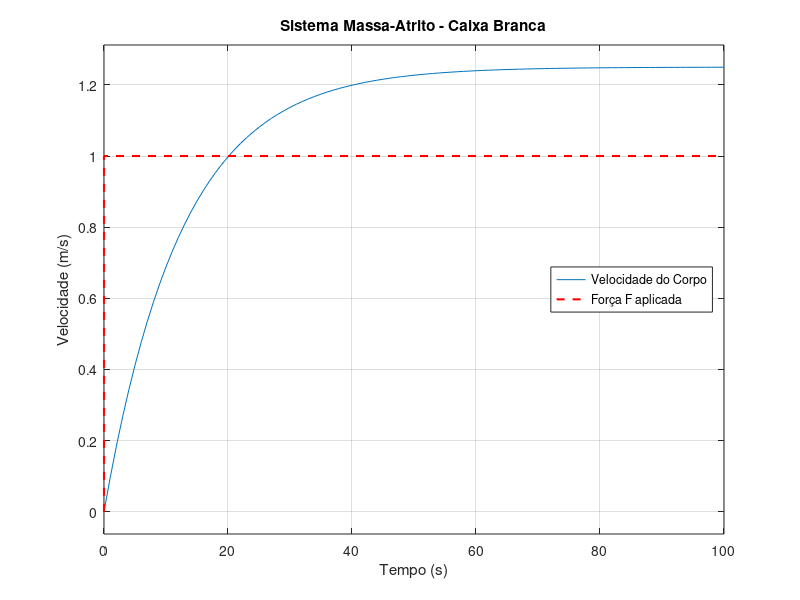
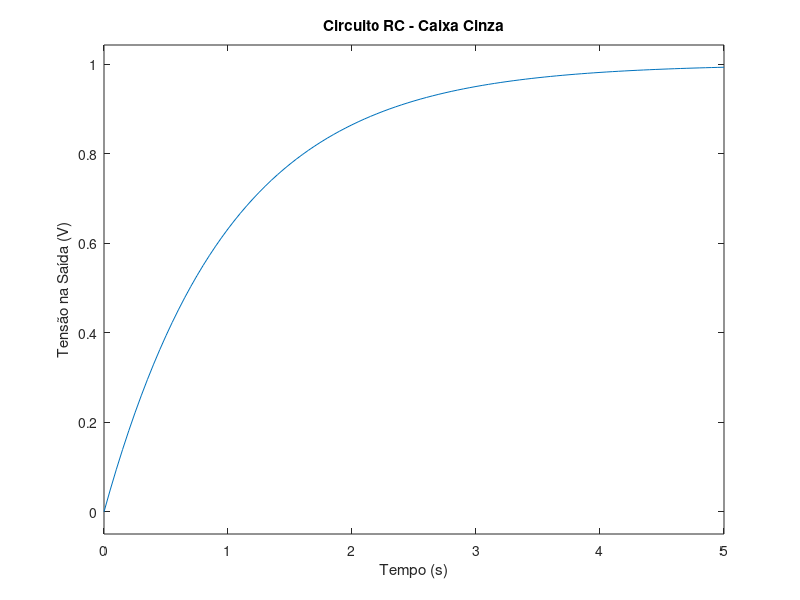
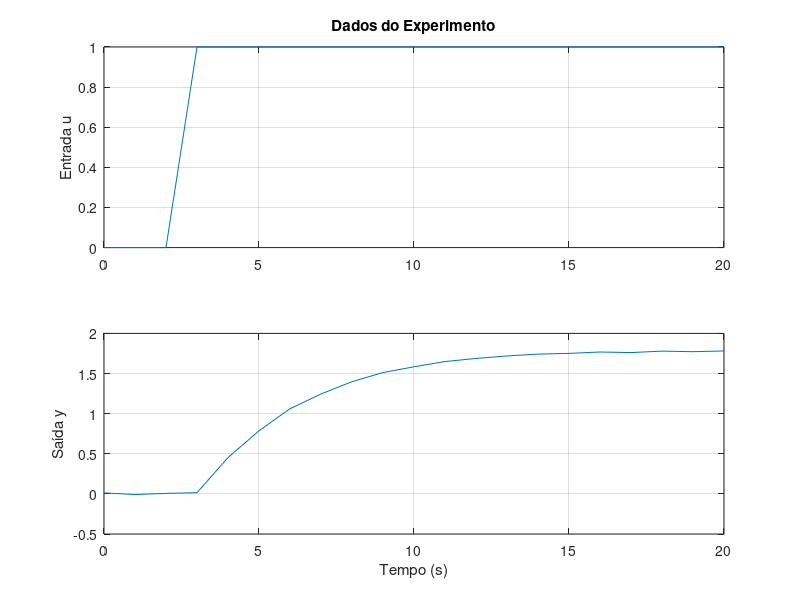

The MATLAB source for these figures, in order: (Note: this script raises an error after producing the figures.)
% Este é um arquivo apenas para treino (não é a resolução)

clc; % Limpa command window
clear all; % Limpa workspace
close all; % Limpa os gráficos gerados

%% Sistema massa-atrito - Caixa Branca

M = 10;
B = 0.8;

num = 1; % Numerador função de transferência
den = [M B]; % Vetor representando o denominador

G1 = tf(num, den);

figure;
step(G1, 100); % Aplicar um degrau unitário na entrada do Sistema com tempo de 100s
grid on;

hold on;
plot([0 0 100], [0 1 1], 'r--', 'lineWidth', 1.5);


xlabel('Tempo (s)');
ylabel('Velocidade (m/s)');
title('Sistema Massa-Atrito - Caixa Branca')
legend("Velocidade do Corpo", 'Força F aplicada', 'Location','east')

%% Sistema Circuito RC - Caixa Cinza

R = 1000;
tau = 1; % 1000 * 0.001 = 1 (R*C = 1)
C = tau/R;

num = 1;
den = [R*C 1]; 
G2 = tf(num, den); % Função de transferência do circuito RC

figure;
step(G2, 5), grid;
xlabel('Tempo (s)');
ylabel('Tensão na Saída (V)');
title("Circuito RC - Caixa Cinza")

%% Sistema Desconhecido - Caixa Preta

% Apenas dados de entrada e saída

t = (0:20)';
% Entrada u
u = [0 0 0 1 1 1 1 1 1 1 1 1 1 1 1 1 1 1 1 1 1];
% y = sinal de saida medido no experimento
y = [0.012 -0.008 0.006 0.015 0.452 0.786 1.061 1.245 1.398 1.512 1.584 1.649 1.688 1.719 1.742 1.751 1.768 1.761 1.779 1.772 1.781];

% Transformar em vetores coluna:

u = u(:);
y = y(:); 

figure;
subplot(2,1,1);
plot(t,u), grid;

ylabel("Entrada u");
title("Dados do Experimento");

subplot(2,1,2);
plot(t,y), grid;
ylabel("Saída y");
xlabel("Tempo (s)");

Ts = 1;
dados = iddata(y,u,Ts); % Objeto para armazenar e gerenciar dados entrada-saída em modelagem de sistemas.

% tfest(Entrada e Saída, #polos e #zeros)
G3 = tfest(dados, 1, 0); % Estimar FT

figure;
compare(dados,G3), grid;

% Utilizar de fato o modelo

figure;
step(G3, 20), grid;
xlabel("Tempo (s)");
ylabel("Saída");
title("Modelo Identificado - Caixa Preta");
